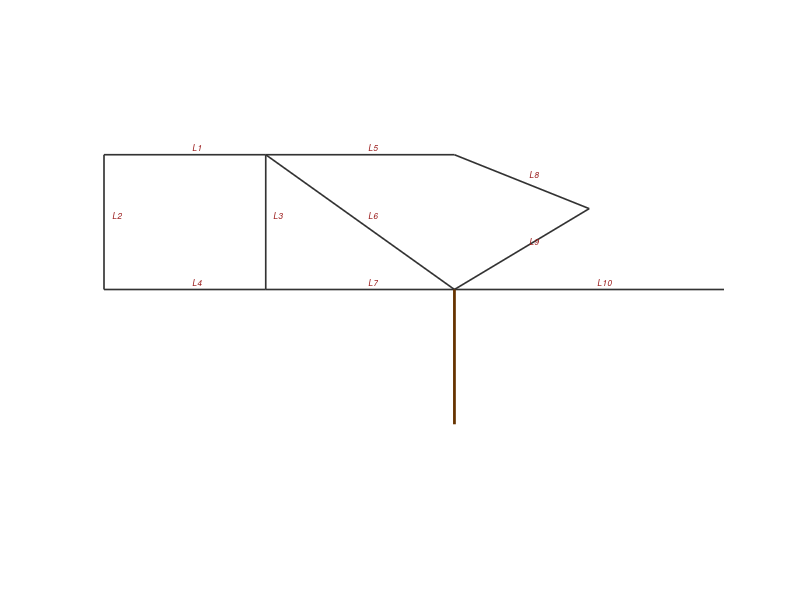

This figure's MATLAB source: (Note: this script raises an error after producing the figure.)
%% ================================================================
%% TOPOLOGI DIAGRAM IEEE 30 BUS - VERSI 2
%% Dengan simbol standar teknik tenaga listrik
%% (Generator, Transformator, Beban, Busbar)
%% ================================================================

clc; clear; close all;

%% === DATA ===
saluran = [
    1  2;  1  3;  2  4;  3  4;  2  5;  2  6;  4  6;  5  7;
    6  7;  6  8;  6  9;  6 10;  9 11;  9 10;  4 12; 12 13;
   12 14; 12 15; 12 16; 14 15; 16 17; 15 18; 18 19; 19 20;
   10 20; 10 17; 10 21; 10 22; 21 22; 15 23; 22 24; 23 24;
   24 25; 25 26; 25 27; 28 27; 27 29; 27 30; 29 30;  8 28;
    6 28;
];

% Saluran yang memiliki transformator (tap ratio != 0 dan != 1)
% Berdasarkan data IEEE 30 Bus:
%   Saluran 11 (6-9)   tap=0.978
%   Saluran 12 (6-10)  tap=0.969
%   Saluran 15 (4-12)  tap=0.932
%   Saluran 36 (28-27) tap=0.968
saluran_trafo = [11, 12, 15, 36];

tipe_bus = zeros(30, 1);
tipe_bus(1)  = 1;  % Slack
tipe_bus(2)  = 2;  % Generator
tipe_bus(5)  = 2;
tipe_bus(8)  = 2;
tipe_bus(11) = 2;
tipe_bus(13) = 2;

% Beban [P(MW), Q(MVAr)]
beban_P = [0; 21.7; 2.4; 7.6; 94.2; 0; 22.8; 30; 0; 5.8;
           0; 11.2; 0; 6.2; 8.2; 3.5; 9.0; 3.2; 9.5; 2.2;
           17.5; 0; 3.2; 8.7; 0; 3.5; 0; 0; 2.4; 10.6];
beban_Q = [0; 12.7; 1.2; 1.6; 19.0; 0; 10.9; 30; 0; 2.0;
           0; 7.5; 0; 1.6; 2.5; 1.8; 5.8; 0.9; 3.4; 0.7;
           11.2; 0; 1.6; 6.7; 0; 2.3; 0; 0; 0.9; 1.9];

% Daya generator [Pg(MW)]
gen_P = zeros(30,1);
gen_P(1) = 260; gen_P(2) = 40; gen_P(5) = 0;
gen_P(8) = 0;   gen_P(11) = 0; gen_P(13) = 0;

%% === KOORDINAT BUS ===
pos = [
    2.0  14.0;   % Bus 1
    5.0  14.0;   % Bus 2
    2.0  11.5;   % Bus 3
    5.0  11.5;   % Bus 4
    8.5  14.0;   % Bus 5
    8.5  11.5;   % Bus 6
   11.0  13.0;   % Bus 7
   13.5  11.5;   % Bus 8
    8.5   9.0;   % Bus 9
   11.5   9.0;   % Bus 10
    8.5   6.5;   % Bus 11
    5.0   9.0;   % Bus 12
    5.0   6.5;   % Bus 13
    3.0   6.5;   % Bus 14
    1.5   6.5;   % Bus 15
    3.0   4.5;   % Bus 16
    6.5   4.5;   % Bus 17
    0.0   4.5;   % Bus 18
    0.0   2.5;   % Bus 19
    3.0   2.5;   % Bus 20
   11.5   6.5;   % Bus 21
   13.5   6.5;   % Bus 22
    1.5   4.5;   % Bus 23
    6.5   2.5;   % Bus 24
    9.5   2.5;   % Bus 25
   11.5   1.0;   % Bus 26
   13.5   2.5;   % Bus 27
   15.5   9.0;   % Bus 28
   15.5   2.5;   % Bus 29
   17.0   2.5;   % Bus 30
];

%% === GAMBAR DIAGRAM ===
fig = figure('Name', 'Single-Line Diagram IEEE 30 Bus', ...
       'Position', [30 30 1500 950], ...
       'Color', 'w');

hold on;
axis off;
axis equal;

%% --- 1. GAMBAR SALURAN TRANSMISI ---
for k = 1:size(saluran, 1)
    f = saluran(k, 1);
    t = saluran(k, 2);
    x = [pos(f,1) pos(t,1)];
    y = [pos(f,2) pos(t,2)];
    
    if ismember(k, saluran_trafo)
        % Saluran dengan transformator: garis lebih tebal, warna berbeda
        plot(x, y, '-', 'Color', [0.4 0.2 0.0], 'LineWidth', 2.0);
        % Gambar simbol transformator di tengah saluran
        mx = mean(x);
        my = mean(y);
        gambar_trafo(mx, my, 0.3);
    else
        % Saluran transmisi biasa
        plot(x, y, '-', 'Color', [0.2 0.2 0.2], 'LineWidth', 1.2);
    end
    
    % Label nomor saluran
    mx = mean(x);
    my = mean(y);
    % Offset label sedikit agar tidak menimpa garis
    text(mx + 0.15, my + 0.15, sprintf('L%d', k), ...
        'FontSize', 6, 'Color', [0.6 0.1 0.1], ...
        'FontAngle', 'italic', 'HorizontalAlignment', 'left');
end

%% --- 2. GAMBAR BUSBAR (GARIS TEBAL) DI SETIAP BUS ---
busbar_len = 0.4;  % Panjang busbar
for i = 1:30
    x = pos(i, 1);
    y = pos(i, 2);
    
    % Gambar busbar (garis horizontal tebal)
    plot([x - busbar_len, x + busbar_len], [y, y], '-k', 'LineWidth', 4);
    
    % Nomor bus
    text(x, y + 0.35, sprintf('Bus %d', i), ...
        'FontSize', 7, 'FontWeight', 'bold', ...
        'HorizontalAlignment', 'center', 'Color', [0.0 0.0 0.5]);
end

%% --- 3. GAMBAR SIMBOL GENERATOR ---
gen_buses = find(tipe_bus == 1 | tipe_bus == 2);
for idx = 1:length(gen_buses)
    i = gen_buses(idx);
    x = pos(i, 1);
    y = pos(i, 2);
    
    if tipe_bus(i) == 1
        % Slack Bus — warna merah
        warna_gen = [0.85 0.1 0.1];
        label_extra = 'Slack';
    else
        % PV Bus — warna hijau
        warna_gen = [0.0 0.6 0.2];
        label_extra = '';
    end
    
    gambar_generator(x, y - 1.0, 0.35, warna_gen);
    
    % Garis penghubung generator ke busbar
    plot([x, x], [y, y - 0.65], '-', 'Color', warna_gen, 'LineWidth', 1.5);
    
    % Label generator
    if gen_P(i) > 0
        teks = sprintf('%d MW\n%s', gen_P(i), label_extra);
    else
        teks = sprintf('Gen\n%s', label_extra);
    end
    text(x, y - 1.6, teks, ...
        'FontSize', 6, 'FontWeight', 'bold', ...
        'HorizontalAlignment', 'center', 'Color', warna_gen);
end

%% --- 4. GAMBAR SIMBOL BEBAN ---
for i = 1:30
    if beban_P(i) > 0
        x = pos(i, 1);
        y = pos(i, 2);
        
        % Tentukan posisi simbol beban (di bawah atau di samping busbar)
        % Hindari tumpang tindih dengan generator
        if tipe_bus(i) == 1 || tipe_bus(i) == 2
            % Bus generator: beban di samping kanan
            bx = x + 0.8;
            by = y;
            gambar_beban(bx + 0.4, by - 0.5, 0.25);
            plot([bx, bx + 0.4], [by, by], '-k', 'LineWidth', 1);
            plot([bx + 0.4, bx + 0.4], [by, by - 0.3], '-k', 'LineWidth', 1);
            text(bx + 0.8, by - 0.3, sprintf('%g MW\n%g MVAr', beban_P(i), beban_Q(i)), ...
                'FontSize', 5.5, 'HorizontalAlignment', 'left', 'Color', [0.3 0.0 0.0]);
        else
            % Bus beban: beban di bawah
            gambar_beban(x, y - 0.9, 0.25);
            plot([x, x], [y, y - 0.7], '-k', 'LineWidth', 1);
            text(x + 0.3, y - 0.9, sprintf('%g MW\n%g MVAr', beban_P(i), beban_Q(i)), ...
                'FontSize', 5.5, 'HorizontalAlignment', 'left', 'Color', [0.3 0.0 0.0]);
        end
    end
end

%% --- 5. JUDUL ---
title({'SINGLE-LINE DIAGRAM SISTEM TENAGA IEEE 30 BUS'; ...
       'Analisis Kontingensi - Metode Distributed Slack Bus'}, ...
    'FontSize', 14, 'FontWeight', 'bold');

%% --- 6. LEGENDA MANUAL ---
% Buat legenda di pojok kanan bawah
lx = 15.0;  % Posisi x legenda
ly = 14.5;  % Posisi y legenda
lw = 3.5;   % Lebar kotak legenda
lh = 3.5;   % Tinggi kotak legenda

% Kotak legenda
rectangle('Position', [lx, ly - lh, lw, lh], ...
    'FaceColor', [0.98 0.98 0.98], 'EdgeColor', [0.3 0.3 0.3], ...
    'LineWidth', 1.2, 'Curvature', 0.05);

text(lx + lw/2, ly - 0.3, 'LEGENDA', ...
    'FontSize', 9, 'FontWeight', 'bold', 'HorizontalAlignment', 'center');

% Item 1: Generator (Slack)
gambar_generator(lx + 0.5, ly - 1.0, 0.25, [0.85 0.1 0.1]);
text(lx + 1.0, ly - 1.0, 'Slack Bus (Generator)', ...
    'FontSize', 7, 'VerticalAlignment', 'middle');

% Item 2: Generator (PV)
gambar_generator(lx + 0.5, ly - 1.6, 0.25, [0.0 0.6 0.2]);
text(lx + 1.0, ly - 1.6, 'PV Bus (Generator)', ...
    'FontSize', 7, 'VerticalAlignment', 'middle');

% Item 3: Beban
gambar_beban(lx + 0.5, ly - 2.2, 0.2);
text(lx + 1.0, ly - 2.2, 'Beban (Load)', ...
    'FontSize', 7, 'VerticalAlignment', 'middle');

% Item 4: Saluran transmisi
plot([lx + 0.2, lx + 0.8], [ly - 2.7, ly - 2.7], '-', ...
    'Color', [0.2 0.2 0.2], 'LineWidth', 1.5);
text(lx + 1.0, ly - 2.7, 'Saluran Transmisi', ...
    'FontSize', 7, 'VerticalAlignment', 'middle');

% Item 5: Transformator
gambar_trafo(lx + 0.5, ly - 3.2, 0.2);
text(lx + 1.0, ly - 3.2, 'Transformator', ...
    'FontSize', 7, 'VerticalAlignment', 'middle');

%% --- 7. INFO SISTEM ---
annotation('textbox', [0.01 0.01 0.25 0.05], ...
    'String', 'IEEE 30 Bus  |  41 Saluran  |  6 Generator  |  Base: 100 MVA', ...
    'FontSize', 8, 'EdgeColor', 'none', 'FontAngle', 'italic');

%% === SIMPAN ===
print(gcf, 'topologi_ieee30bus_v2', '-dpng', '-r300');
fprintf('✅ Tersimpan: topologi_ieee30bus_v2.png (300 DPI)\n');

print(gcf, 'topologi_ieee30bus_v2', '-dpdf');
fprintf('✅ Tersimpan: topologi_ieee30bus_v2.pdf\n');


%% ================================================================
%% LOCAL FUNCTIONS (harus di paling bawah)
%% ================================================================

function gambar_generator(x, y, r, warna)
% Gambar simbol generator (lingkaran dengan gelombang sinus di dalam)
    theta = linspace(0, 2*pi, 60);
    % Lingkaran luar
    fill(x + r*cos(theta), y + r*sin(theta), warna, ...
        'EdgeColor', 'k', 'LineWidth', 1.2, 'FaceAlpha', 0.3);
    
    % Gelombang sinus di dalam (~)
    t = linspace(-r*0.6, r*0.6, 30);
    s = 0.15 * r * sin(t * 8 / r);
    plot(x + t, y + s, '-', 'Color', warna, 'LineWidth', 1.5);
    
    % Huruf G
    text(x, y - r*0.5, 'G', 'FontSize', max(5, round(r*15)), ...
        'FontWeight', 'bold', 'HorizontalAlignment', 'center', ...
        'VerticalAlignment', 'top', 'Color', warna);
end

function gambar_beban(x, y, sz)
% Gambar simbol beban (panah ke bawah / segitiga terbalik)
    % Segitiga terbalik
    tx = [x - sz, x + sz, x, x - sz];
    ty = [y, y, y - sz*1.5, y];
    fill(tx, ty, [0.2 0.2 0.2], 'EdgeColor', 'k', 'LineWidth', 1);
end

function gambar_trafo(x, y, r)
% Gambar simbol transformator (dua lingkaran bersinggungan)
    theta = linspace(0, 2*pi, 40);
    % Lingkaran 1
    plot(x - r*0.4 + r*0.5*cos(theta), y + r*0.5*sin(theta), ...
        '-', 'Color', [0.4 0.2 0.0], 'LineWidth', 1.5);
    % Lingkaran 2
    plot(x + r*0.4 + r*0.5*cos(theta), y + r*0.5*sin(theta), ...
        '-', 'Color', [0.4 0.2 0.0], 'LineWidth', 1.5);
end
